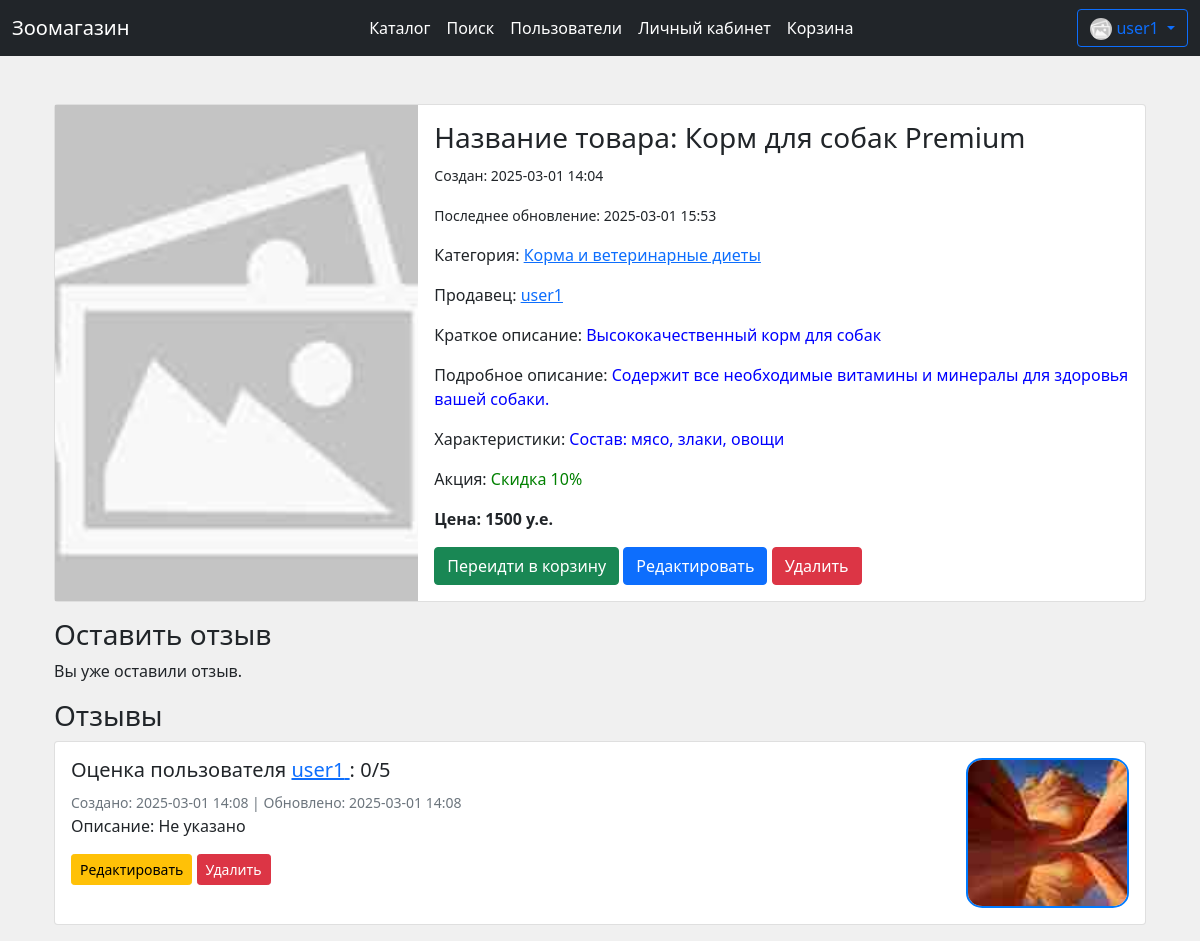
The page /product/1 (signed in) on the database its author committed.
### data/user.py (models this page shows, shortened)
class User(SqlAlchemyBase, UserMixin, SerializerMixin):
    __tablename__ = 'users'
    id = sqlalchemy.Column(
        sqlalchemy.Integer, autoincrement=True,
        primary_key=True, nullable=False)
    name = sqlalchemy.Column(sqlalchemy.String, nullable=False)
    email = sqlalchemy.Column(
        sqlalchemy.String, index=True, unique=True, nullable=True)
    hashed_password = sqlalchemy.Column(
        sqlalchemy.String, nullable=False)
    role_id = sqlalchemy.Column(
        sqlalchemy.Integer, sqlalchemy.ForeignKey('roles.id'), default=2)
    balance = sqlalchemy.Column(sqlalchemy.Integer, default=0)
    about = sqlalchemy.Column(sqlalchemy.String, default="Это описание профиля пользователя. Здесь можно указать интересы и другую информацию.")
    profile_img_path = sqlalchemy.Column(sqlalchemy.String, default=os.path.join('static', 'imgs', 'noimg.jpg'))
    time = sqlalchemy.Column(sqlalchemy.DateTime, default=datetime.now)
    role = orm.relation('Role')

### data/product.py (models this page shows)
class Product(SqlAlchemyBase, SerializerMixin):
    __tablename__ = 'products'
    id = sqlalchemy.Column(
        sqlalchemy.Integer, autoincrement=True,
        primary_key=True, nullable=False)
    user_id = sqlalchemy.Column(
        sqlalchemy.Integer, sqlalchemy.ForeignKey('users.id'), nullable=False)
    category_id = sqlalchemy.Column(
        sqlalchemy.Integer, sqlalchemy.ForeignKey('categories.id'), nullable=False)
    name = sqlalchemy.Column(sqlalchemy.String, default="Без названия")
    profile_img_path = sqlalchemy.Column(sqlalchemy.String, default=os.path.join('static', 'imgs', 'noimg.jpg'))
    short_description = sqlalchemy.Column(sqlalchemy.String, default="Нет данных")
    long_description = sqlalchemy.Column(sqlalchemy.String, default="Нет данных")
    specifications = sqlalchemy.Column(sqlalchemy.String, default="Нет данных")
    promo = sqlalchemy.Column(sqlalchemy.String, default="Нет")
    price = sqlalchemy.Column(sqlalchemy.Integer, default=0)
    price_title = sqlalchemy.Column(sqlalchemy.String, default="Не указана")
    time = sqlalchemy.Column(sqlalchemy.DateTime, default=datetime.now)
    last_edit_time = sqlalchemy.Column(sqlalchemy.DateTime, default=datetime.now)
    user = orm.relation('User')
    category = orm.relation('Category')

### data/category.py (models this page shows)
class Category(SqlAlchemyBase, SerializerMixin):
    __tablename__ = 'categories'
    id = sqlalchemy.Column(
        sqlalchemy.Integer, autoincrement=True, primary_key=True, nullable=False)
    name = sqlalchemy.Column(
        sqlalchemy.String, unique=True, nullable=False)

### data/review.py (models this page shows)
class Review(SqlAlchemyBase, SerializerMixin):
    __tablename__ = 'reviews'
    id = sqlalchemy.Column(
        sqlalchemy.Integer, autoincrement=True,
        primary_key=True, nullable=False)
    user_id = sqlalchemy.Column(
        sqlalchemy.Integer, sqlalchemy.ForeignKey('users.id'), nullable=False)
    product_id = sqlalchemy.Column(
        sqlalchemy.Integer, sqlalchemy.ForeignKey('products.id'), nullable=False)
    time = sqlalchemy.Column(sqlalchemy.DateTime, default=datetime.now)
    last_edit_time = sqlalchemy.Column(sqlalchemy.DateTime, default=datetime.now)
    score = sqlalchemy.Column(sqlalchemy.Integer, default=0)
    about = sqlalchemy.Column(sqlalchemy.String, default="Не указано")
    profile_img_path = sqlalchemy.Column(sqlalchemy.String, default='')
    user = orm.relation('User')
    category = orm.relation('Product')

### main.py (the view)
@app.route("/product/<int:product_id>", methods=['GET', 'POST'])
def product_page(product_id):
    session = db_session.create_session()
    product = session.query(Product).filter(Product.id == product_id).first()
    if not product:
        abort(404)
    category_name = session.query(Category).filter(Category.id == product.category_id).first().name
    seller = session.query(User).filter(User.id == product.user_id).first()
    seller_name = seller.name if seller else "Notfound"
    reviews = session.query(Review).filter(Review.product_id == product_id)
    reviews_users_names = [
        session.query(User).filter(User.id == elem.user_id).first().name
        for elem in reviews
    ]
    is_user_review_exists = False
    if current_user.is_authenticated and reviews.filter(Review.user_id == current_user.id).first():
        is_user_review_exists = True
    is_in_user_card = False
    if current_user.is_authenticated:
        card_entry = session.query(CardEntry).filter(
            CardEntry.product_id == product_id,
            CardEntry.user_id == current_user.id).first()
        if card_entry:
            is_in_user_card = True
    return render_template('product.html', product=product,
                           category_name=category_name, seller_name=seller_name,
                           user=current_user, reviews=reviews,
                           is_user_review_exists=is_user_review_exists,
                           is_in_user_card=is_in_user_card,
                           reviews_users_names=reviews_users_names)

### data/db_session.py (called while the page is built)
def create_session() -> Session:
    global __factory
    return __factory()

### main.py (called while the page is built)
@login_manager.user_loader
def load_user(user_id):
    session = db_session.create_session()
    return session.query(User).get(user_id)

### templates/product.html
{% extends 'base.html' %}
{% block content %}
    <div class="container mt-5">
        <div class="card mb-3">
            <div class="row g-0">
                <div class="col-md-4">
                    <img src="/{{ product.profile_img_path }}" style="width: 100%; height: 100%; object-fit: cover;" alt="{{ product.name }}" onerror="this.src='/static/imgs/noimg.jpg'; this.alt='noimg.jpg';">
                </div>
                <div class="col-md-8">
                    <div class="card-body">
                        <h3 class="card-title">Название товара: {{ product.name }}</h3>
                        <p class="card-text"><small class="text-body-secondary">Создан: {{ product.time.strftime("%Y-%m-%d %H:%M") }}</small></p>
                        <p class="card-text"><small class="text-body-secondary">Последнее обновление: {{ product.last_edit_time.strftime("%Y-%m-%d %H:%M") }}</small></p>
                        <div>
                            <p>Категория:
                                <a href="/categories/{{ product.category_id }}">
                                    <span>{{ category_name }}</span>
                                </a>
                            </p>
                        </div>
                        <div>
                            <p>Продавец:
                                <a href="/profile/{{ product.user_id }}">
                                    <span>{{ seller_name }}</span>
                                </a>
                            </p>
                        </div>
                        <p>Краткое описание: <span style="color: blue">{{ product.short_description }}</span></p>
                        <p>Подробное описание: <span style="color: blue">{{ product.long_description }}</span></p>
                        <p>Характеристики: <span style="color: blue">{{ product.specifications }}</span></p>
                        <p>Акция: <span style="color: green">{{ product.promo }}</span></p>
                        <p class="card-text"><strong>Цена: {{ product.price }} у.е.</strong></p>
                        {% if is_in_user_card %}
                        <a href="/user_card/{{ current_user.id }}" class="btn btn-success">Переидти в корзину</a>
                        {% else %}
                        <a href="/add_to_user_card/{{ product.id }}" class="btn btn-success">Добавить в корзину</a>
                        {% endif %}
                        {% if current_user.is_authenticated and current_user.id == product.user_id %}
                        <a href="/edit_product/{{ product.id }}" class="btn btn-primary">Редактировать</a>
                        <a href="/delete_product/{{ product.id }}" class="btn btn-danger">Удалить</a>
                        {% endif %}
                    </div>
                </div>
            </div>
        </div>
        <h3>Оставить отзыв</h3>
        {% if not is_user_review_exists %}
        <a href="/add_review/{{ product.id }}" class="btn btn-primary">Переидти на страницу добавления отзыва</a>
        {% else %}
        <p>Вы уже оставили отзыв.</p>
        {% endif %}
        <h3>Отзывы</h3>
        {% set loop_iteration_count = namespace(value=0) %}
        {% for review in reviews %}
        <div class="card mb-3">
            <div class="card-body">
                <div class="row g-3">
                    <div class="col-sm-10">
                        <h5 class="card-title">
                            Оценка пользователя
                            <a href="/profile/{{ review.user_id }}">
                                <span>{{ reviews_users_names[loop_iteration_count.value] }}</span>
                            </a>
                            : {{ review.score }}/5
                        </h5>
                        <small class="text-muted">Создано: {{ review.time.strftime("%Y-%m-%d %H:%M") }} | Обновлено: {{ review.last_edit_time.strftime("%Y-%m-%d %H:%M") }}</small><br>
                        <p class="card-text">Описание: {{ review.about }}</p>
                        {% if current_user.is_authenticated and review.user_id == current_user.id %}
                        <a href="/edit_review/{{ review.id }}" class="btn btn-warning btn-sm">Редактировать</a>
                        <a href="/delete_review/{{ review.id }}" class="btn btn-danger btn-sm">Удалить</a>
                        {% endif %}
                    </div>
                    <div class="col-sm">
                        {% if review.profile_img_path %}
                        <a href="/{{ review.profile_img_path }}" target="_blank">
                            <img src="/{{ review.profile_img_path }}" class="img-fluid" alt="Картинка отзыва" style="width: 100%; height: 100%; object-fit: cover; border-radius: 10%; border: 2px solid #007bff;" onerror="this.src='/static/imgs/noimg.jpg'; this.alt='noimg.jpg';">
                        </a>
                        {% endif %}
                    </div>
                </div>
            </div>
        </div>
        {% set loop_iteration_count.value = loop_iteration_count.value + 1 %}
        {% else %}
        <p>Отзывов пока нет.</p>
        {% endfor %}
    </div>
{% endblock %}

### templates/base.html (shortened to what this page needs)
<!DOCTYPE html>
<html>
<head>
    <link href="https://cdn.jsdelivr.net/npm/bootstrap@5.0.0-beta1/dist/css/bootstrap.min.css"
          rel="stylesheet"
>
    {% set base_title = "Зоомагазин" %}
</head>
<body>
    <header>
        <nav class="navbar navbar-expand-lg navbar-dark bg-dark">
            <div class="container-fluid">
                <a class="navbar-brand" href="/">{{ base_title }}</a>
                <div class="collapse navbar-collapse" id="navbarSupportedContent">
                    <ul class="navbar-nav me-auto my-2 my-lg-0 navbar-nav-scroll" style="margin-left: auto;margin-right: auto;--bs-scroll-height: 100px;">
                      <li class="nav-item">
                        <a class="nav-link active" aria-current="page" href="/">Каталог</a>
                      </li>
                      <li class="nav-item">
                        <a class="nav-link active" href="/search_products">Поиск</a>
                      </li>
                      <li class="nav-item">
                        <a class="nav-link active" href="/search_users">Пользователи</a>
                      </li>
                      <li class="nav-item">
                        <a class="nav-link active" href="/user_page">Личный кабинет</a>
                      </li>
                      <li class="nav-item">
                        <a class="nav-link active" href="/to_card">Корзина</a>
                      </li>
                    </ul>
                    <form class="d-flex">
                        {% if current_user.is_authenticated %}
                        <div class="btn-group"><div>
                            <button type="button" class="btn btn-outline-primary dropdown-toggle" data-bs-toggle="dropdown" data-bs-display="static" aria-expanded="false">
                              <img src="/{{ current_user.profile_img_path }}" width="22" height="22" style="border-radius: 100px;" onerror="this.src='/static/imgs/noimg.jpg'; this.alt='noimg.jpg';">
                              {{ current_user.name }}
                            </button>
                        </div></div>
                        {% else %}
                        <div>
                            <a class="btn btn-outline-info" href="/register">Регистрация</a>
                            <a class="btn btn-outline-warning" href="/login">Войти</a>
                        </div>
                        {% endif %}
                    </form>
                </div>
            </div>
        </nav>
    </header>
    <main role="main" class="container">
        {% block content %}{% endblock %}
    </main>
</body>
</html>

### templates/base.html (style rules this page uses)
body { background-color: #f0f0f0; }

### rows shown on the page
User: name "user1"
Product: name "Корм для собак Premium", time "2025-03-01 14:04", last_edit_time "2025-03-01 15:53", short_description "Высококачественный корм для собак", long_description "Содержит все необходимые витамины и минералы для здоровья вашей собаки.", specifications "Состав: мясо, злаки, овощи", promo "Скидка 10%", price "1500"
Category: name "Корма и ветеринарные диеты"
Review: score "0", time "2025-03-01 14:08", last_edit_time "2025-03-01 14:08", about "Не указано", profile_img_path (picture)

### other values the page prints
{{ base_title }} "Зоомагазин"
